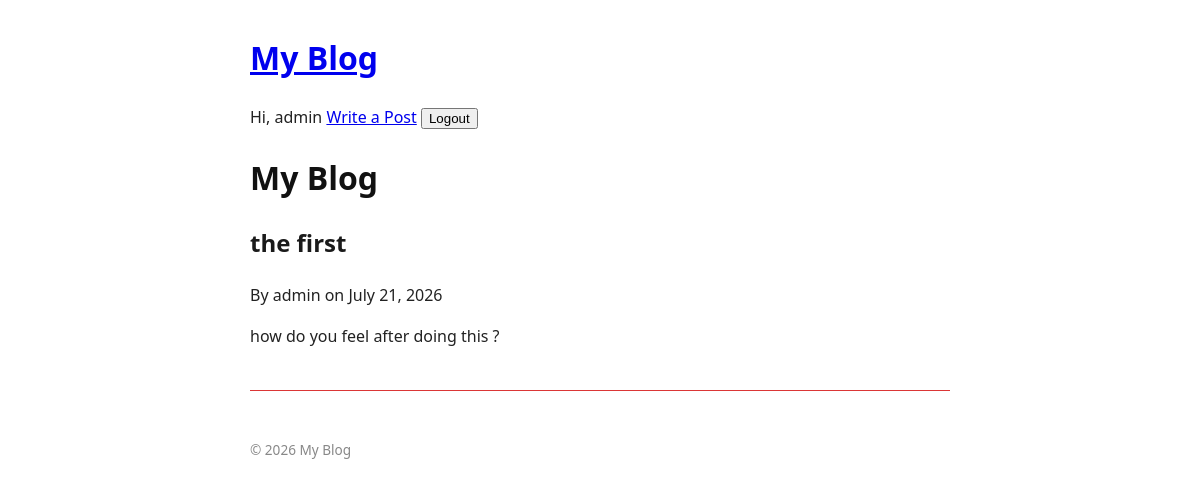
The app's page /blog/the-first/ (signed in) with its own data.
### blog/models.py (models this page shows)
class Post(models.Model):
    title = models.CharField(max_length=200)
    slug = models.SlugField(max_length=200, unique=True, help_text="A slug is a short label for something, containing only letters, numbers, underscores or hyphens. They’re generally used in URLs.")
    author = models.ForeignKey(User, on_delete=models.CASCADE, related_name='Posts')
    content = models.TextField()
    created_at = models.DateTimeField(auto_now_add=True)
    updated_at = models.DateTimeField(auto_now=True)
    published_at = models.DateTimeField(default=timezone.now)
    is_published = models.BooleanField(default=True)

### blog/views.py (the view)
# urls.py: path('<slug:slug>/', views.post_detail, name='post_detail')
def post_detail(request, slug):
  post = get_object_or_404(Post, slug=slug, is_published=True)
  return render(request, 'blog/post_detail.html', {'post': post})

### blog/templates/blog/post_detail.html
{% extends 'blog/base.html' %} {% block title %}{{post.title}}{% endblock %}
{%block content %}
<article>
  <h2>{{ post.title }}</h2>
  <p>By {{post.author}} on {{post.published_at|date:"F j, Y"}}</p>
  <p>{{ post.content|linebreaks }}</p>
</article>
{% endblock %}

### blog/templates/blog/base.html (shortened to what this page needs)
{% load static %}
<!doctype html>
<html lang="en">
  <head>
    <link rel="stylesheet" href="{% static 'css/style.css' %}" />
    <h1><a href="{% url 'post_list'%}"> My Blog</a></h1>
    <nav>
      {% if user.is_authenticated %}
      <span>Hi, {{ user.username }}</span>
      <a href="{% url 'post_create' %}">Write a Post</a>
      <form method="post" action="{% url 'logout' %}" style="display: inline">
        <button type="submit">Logout</button>
        {% else %}
        <a href="{% url 'login' %}">Login</a>
        <a href="{% url 'register' %}">register</a>
        {% endif %}
      </form>
    </nav>
  </head>
  <body>
    <header>
      <h1><a href="{% url 'post_list'%}"> My Blog</a></h1>
    </header>
    <main>{% block content %} {% endblock %}</main>
    <footer>
      <p>&copy; 2026 My Blog</p>
    </footer>
  </body>
</html>

### static/css/style.css (style rules this page uses)
body { font-family: system-ui, sans-serif; max-width: 700px; margin: 2rem auto; padding: 0 1rem; line-height: 1.6; color: #222; }
header h1 a { text-decoration: none; color: #111; }
article { margin-bottom: 2rem; padding-bottom: 1.5rem; border-bottom: 1px solid #db3636; }
article h2 { text-decoration: none; color: #1a1a1a; }
footer { margin-top: 3rem; font-size: 0.85rem; color: #888; }

### records on screen
Post: title "the first", author "admin", published_at "July 21, 2026", content "how do you feel after doing this ?"

### other values on screen
{{ user.username }} "admin"
